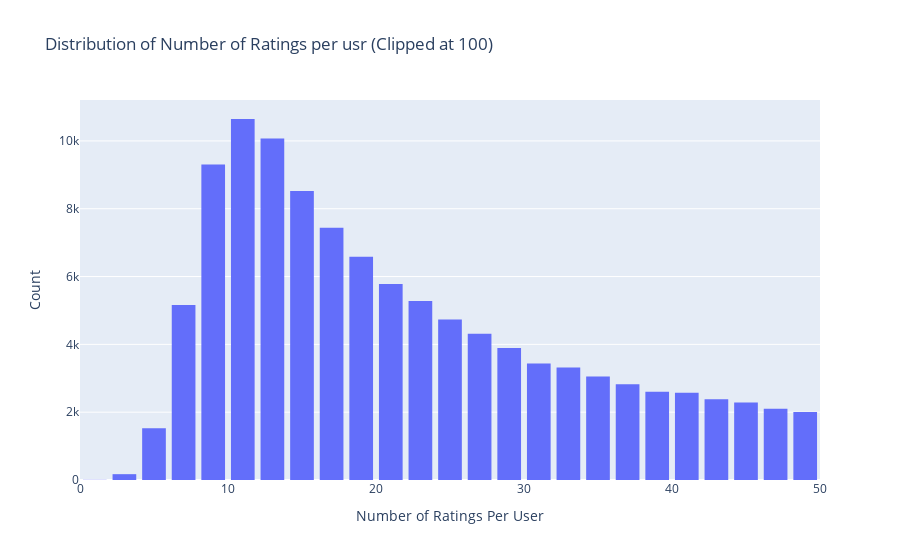

Write notebook code for a chart like this one.
### Markdown cell above
## Ratings Distributio By UserId

### Code cell
# Number of ratings by movie_id
data = rates.groupby('userId')['rating'].count().clip(upper=50)

# Create trace
trace = go.Histogram(x=data.values,
                     name='Ratings',
                     xbins = dict(start=0,
                                 end=50,
                                 size=2))

# Create layout
layout = go.Layout(title = 'Distribution of Number of Ratings per usr (Clipped at 100)',
             xaxis = dict(title = 'Number of Ratings Per User'),
             yaxis = dict(title = 'Count'),
             bargap=0.2)
# Create Plot

fig = go.Figure(data=[trace], layout=layout)
iplot(fig)

### Figure 1 — Plotly figure (JSON) as saved in the notebook; plotly's stock layout.template omitted (floating-point values rounded to 4 significant figures; data arrays with more than 128 entries replaced by an {"elided": "..."} marker saying what was removed)
{"data": [{"name": "Ratings", "type": "histogram", "x": {"elided": "162541 int values"}, "xbins": {"end": 50, "size": 2, "start": 0}}], "layout": {"bargap": 0.2, "title": {"text": "Distribution of Number of Ratings per usr (Clipped at 100)"}, "xaxis": {"title": {"text": "Number of Ratings Per User"}}, "yaxis": {"title": {"text": "Count"}}}}
